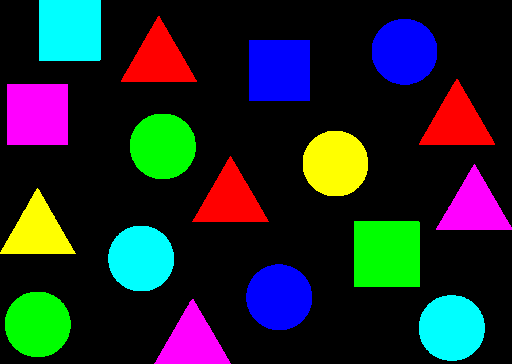
#> input picture Year 02 - 02/Computer Vision/Mid/Work/A01_12_2024_Assignment05_Convolution/colorobject.png, 512 x 364 px
$ jupyter execute 'Task 5 - 02 Shape edge.ipynb'   (older library calls are emulated)
#> lines starting #> are read from the running program, lines starting #| are printed output that depends on the picture; after the words box and inside, x2 and y2 are one past the last pixel; in counts of white or black regions, pixels touching at a corner belong together
***Task 5.2***
| 65011428 Papinwich Asnapetch

[cell 1]
import cv2
from matplotlib import pyplot as plt
import numpy as np

[cell 2]
# Load Image
img = cv2.imread('colorobject.png')
#> img is the input picture: shape (364, 512, 3); mean B, G, R 41.2, 38.1, 31
img_RGB = cv2.cvtColor(img, cv2.COLOR_BGR2RGB)
img_HSV = cv2.cvtColor(img, cv2.COLOR_BGR2HSV)
#> img_HSV: shape (364, 512, 3); mean H, S, V 23.7, 75.3, 75.3

plt.imshow(img_RGB)
print(img_RGB.shape)
#| (364, 512, 3)

[cell 3]
# Filter blue
upper_blue = (140, 255, 255)
lower_blue = (120, 50, 50)
mask_blue = cv2.inRange(img_HSV, lower_blue, upper_blue)
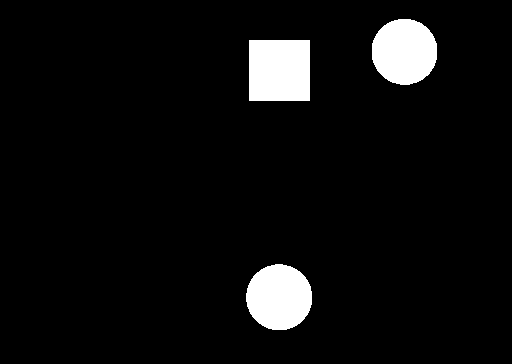
#> mask_blue: shape (364, 512); 5.7% white; 3 white regions, box (x1, y1, x2, y2) and area: (249, 40, 310, 101) 3721, (246, 264, 312, 330) 3433, (372, 19, 437, 85) 3421
mask_blue = cv2.cvtColor(mask_blue, cv2.COLOR_GRAY2BGR)


# Filter red
upper_red = (20, 255, 255)
lower_red = (0, 50, 50)
mask_red = cv2.inRange(img_HSV, lower_red, upper_red)
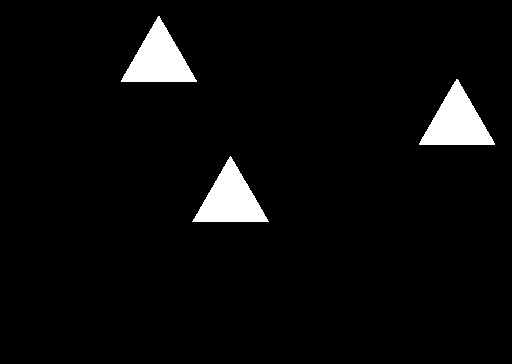
#> mask_red: shape (364, 512); 4.2% white; 3 white regions, box (x1, y1, x2, y2) and area: (419, 79, 495, 145) 2612, (121, 16, 197, 82) 2591, (192, 156, 269, 222) 2575
mask_red = cv2.cvtColor(mask_red, cv2.COLOR_GRAY2BGR)


# Mask red & blue region
mask_BR = mask_blue + mask_red
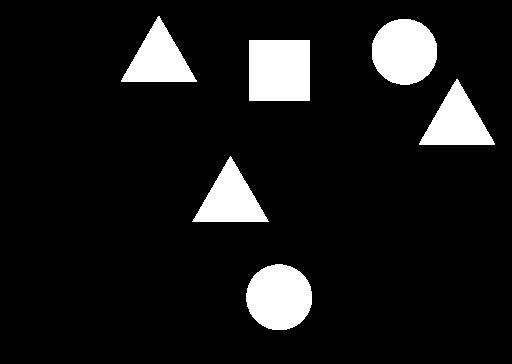
#> mask_BR: shape (364, 512, 3); 9.8% white; 6 white regions, box (x1, y1, x2, y2) and area: (249, 40, 310, 101) 3721, (246, 264, 312, 330) 3433, (372, 19, 437, 85) 3421, (419, 79, 495, 145) 2612, (121, 16, 197, 82) 2591, (192, 156, 269, 222) 2575
BR = cv2.bitwise_and(img_RGB, mask_BR)
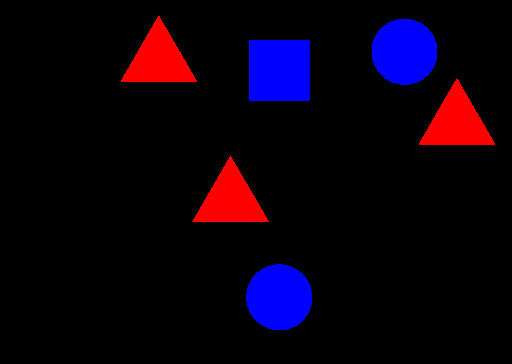
#> BR: shape (364, 512, 3); mean R, G, B 10.6, 0, 14.5

# Display
plt.imshow(BR)

[cell 4]
# Crop image
img_cropped = cv2.getRectSubPix(BR, (380, 320), (305, 170))
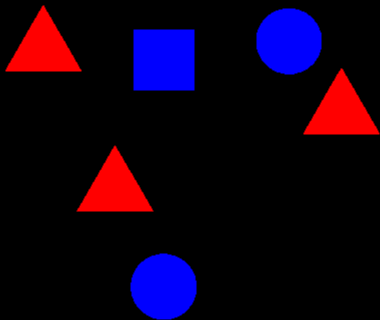
#> img_cropped: shape (320, 380, 3); mean R, G, B 16.3, 0, 22.2
plt.imshow(img_cropped)

[cell 5]
# Apply Laplacian
res = cv2.Laplacian(img_cropped, cv2.CV_64F, ksize= 3)
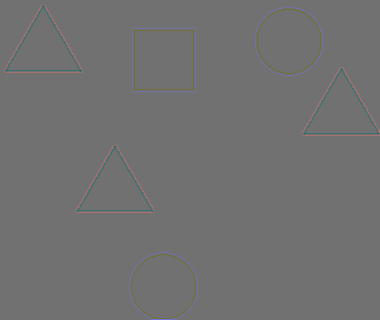
#> res: shape (320, 380, 3) float64; mean R, G, B 0, 0, 0.1; drawn with min black and max white

res = cv2.resize(res, (512, 364))
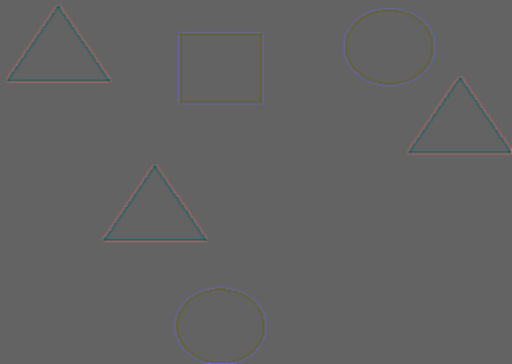
#> res: shape (364, 512, 3) float64; mean R, G, B 0, 0, 0.2; drawn with min black and max white

plt.imshow(res)
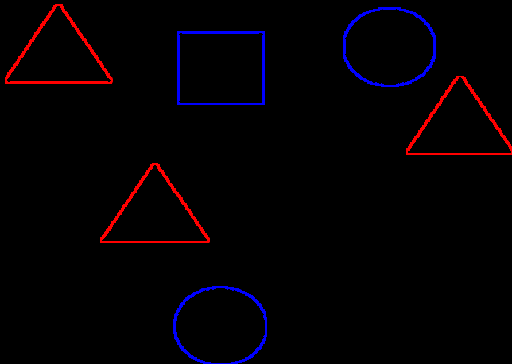
#> shown: shape (364, 512, 3) float64; mean R, G, B 0.0143, 0, 0.0132
